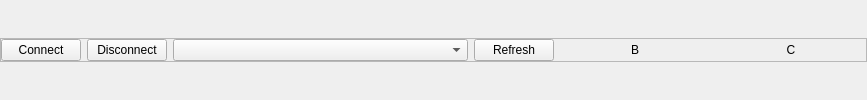
<?xml version="1.0" encoding="UTF-8"?>
<ui version="4.0">
 <class>CConnect</class>
 <widget class="QWidget" name="CConnect">
  <property name="geometry">
   <rect>
    <x>0</x>
    <y>0</y>
    <width>867</width>
    <height>100</height>
   </rect>
  </property>
  <property name="sizePolicy">
   <sizepolicy hsizetype="MinimumExpanding" vsizetype="Fixed">
    <horstretch>0</horstretch>
    <verstretch>0</verstretch>
   </sizepolicy>
  </property>
  <property name="minimumSize">
   <size>
    <width>600</width>
    <height>50</height>
   </size>
  </property>
  <property name="windowTitle">
   <string>Form</string>
  </property>
  <layout class="QVBoxLayout" name="verticalLayout">
   <property name="leftMargin">
    <number>0</number>
   </property>
   <property name="topMargin">
    <number>0</number>
   </property>
   <property name="rightMargin">
    <number>0</number>
   </property>
   <property name="bottomMargin">
    <number>0</number>
   </property>
   <item>
    <layout class="QHBoxLayout" name="horizontalLayout">
     <item>
      <widget class="QFrame" name="frame">
       <property name="sizePolicy">
        <sizepolicy hsizetype="Preferred" vsizetype="Fixed">
         <horstretch>0</horstretch>
         <verstretch>0</verstretch>
        </sizepolicy>
       </property>
       <property name="minimumSize">
        <size>
         <width>200</width>
         <height>0</height>
        </size>
       </property>
       <property name="frameShape">
        <enum>QFrame::StyledPanel</enum>
       </property>
       <property name="frameShadow">
        <enum>QFrame::Raised</enum>
       </property>
       <layout class="QHBoxLayout" name="horizontalLayout_2">
        <property name="leftMargin">
         <number>0</number>
        </property>
        <property name="topMargin">
         <number>0</number>
        </property>
        <property name="rightMargin">
         <number>0</number>
        </property>
        <property name="bottomMargin">
         <number>0</number>
        </property>
        <item>
         <widget class="QPushButton" name="connectButton">
          <property name="sizePolicy">
           <sizepolicy hsizetype="Minimum" vsizetype="Fixed">
            <horstretch>0</horstretch>
            <verstretch>0</verstretch>
           </sizepolicy>
          </property>
          <property name="maximumSize">
           <size>
            <width>100</width>
            <height>16777215</height>
           </size>
          </property>
          <property name="text">
           <string>Connect</string>
          </property>
         </widget>
        </item>
        <item>
         <widget class="QPushButton" name="disconnectButton">
          <property name="sizePolicy">
           <sizepolicy hsizetype="Minimum" vsizetype="Fixed">
            <horstretch>0</horstretch>
            <verstretch>0</verstretch>
           </sizepolicy>
          </property>
          <property name="maximumSize">
           <size>
            <width>100</width>
            <height>16777215</height>
           </size>
          </property>
          <property name="text">
           <string>Disconnect</string>
          </property>
         </widget>
        </item>
        <item>
         <widget class="QComboBox" name="snComboBox">
          <property name="sizePolicy">
           <sizepolicy hsizetype="Expanding" vsizetype="Fixed">
            <horstretch>0</horstretch>
            <verstretch>0</verstretch>
           </sizepolicy>
          </property>
          <property name="minimumSize">
           <size>
            <width>190</width>
            <height>0</height>
           </size>
          </property>
          <property name="maximumSize">
           <size>
            <width>5000</width>
            <height>16777215</height>
           </size>
          </property>
         </widget>
        </item>
        <item>
         <widget class="QPushButton" name="refreshButton">
          <property name="sizePolicy">
           <sizepolicy hsizetype="Minimum" vsizetype="Fixed">
            <horstretch>0</horstretch>
            <verstretch>0</verstretch>
           </sizepolicy>
          </property>
          <property name="maximumSize">
           <size>
            <width>90</width>
            <height>16777215</height>
           </size>
          </property>
          <property name="text">
           <string>Refresh</string>
          </property>
         </widget>
        </item>
        <item>
         <widget class="QLabel" name="bootloaderStatusLabel">
          <property name="sizePolicy">
           <sizepolicy hsizetype="Fixed" vsizetype="Preferred">
            <horstretch>0</horstretch>
            <verstretch>0</verstretch>
           </sizepolicy>
          </property>
          <property name="minimumSize">
           <size>
            <width>150</width>
            <height>0</height>
           </size>
          </property>
          <property name="maximumSize">
           <size>
            <width>150</width>
            <height>16777215</height>
           </size>
          </property>
          <property name="text">
           <string>B</string>
          </property>
          <property name="alignment">
           <set>Qt::AlignCenter</set>
          </property>
         </widget>
        </item>
        <item>
         <widget class="QLabel" name="connectStatusLabel">
          <property name="sizePolicy">
           <sizepolicy hsizetype="Fixed" vsizetype="Preferred">
            <horstretch>0</horstretch>
            <verstretch>0</verstretch>
           </sizepolicy>
          </property>
          <property name="minimumSize">
           <size>
            <width>150</width>
            <height>0</height>
           </size>
          </property>
          <property name="text">
           <string>C</string>
          </property>
          <property name="alignment">
           <set>Qt::AlignCenter</set>
          </property>
         </widget>
        </item>
       </layout>
      </widget>
     </item>
    </layout>
   </item>
  </layout>
 </widget>
 <resources/>
 <connections/>
</ui>
